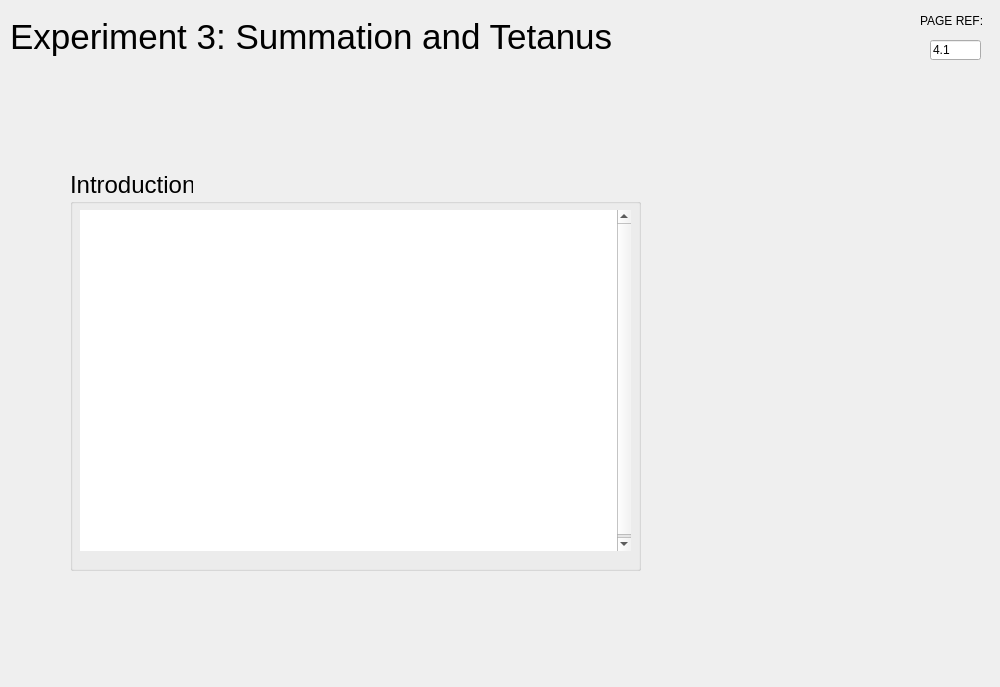
<?xml version="1.0" encoding="UTF-8"?>
<ui version="4.0">
 <class>MainWindow</class>
 <widget class="QMainWindow" name="MainWindow">
  <property name="geometry">
   <rect>
    <x>0</x>
    <y>0</y>
    <width>1000</width>
    <height>687</height>
   </rect>
  </property>
  <property name="windowTitle">
   <string>MainWindow</string>
  </property>
  <widget class="QWidget" name="centralwidget">
   <widget class="QLabel" name="label">
    <property name="geometry">
     <rect>
      <x>670</x>
      <y>190</y>
      <width>311</width>
      <height>371</height>
     </rect>
    </property>
    <property name="text">
     <string/>
    </property>
    <property name="pixmap">
     <pixmap>../img/exp3/IM1exp3.png</pixmap>
    </property>
    <property name="scaledContents">
     <bool>true</bool>
    </property>
   </widget>
   <widget class="QPushButton" name="pushButtonBack">
    <property name="geometry">
     <rect>
      <x>13</x>
      <y>723</y>
      <width>75</width>
      <height>23</height>
     </rect>
    </property>
    <property name="sizePolicy">
     <sizepolicy hsizetype="Maximum" vsizetype="Fixed">
      <horstretch>0</horstretch>
      <verstretch>0</verstretch>
     </sizepolicy>
    </property>
    <property name="text">
     <string>BACK</string>
    </property>
   </widget>
   <widget class="QPushButton" name="pushButtonNext">
    <property name="geometry">
     <rect>
      <x>94</x>
      <y>723</y>
      <width>75</width>
      <height>23</height>
     </rect>
    </property>
    <property name="sizePolicy">
     <sizepolicy hsizetype="Maximum" vsizetype="Fixed">
      <horstretch>0</horstretch>
      <verstretch>0</verstretch>
     </sizepolicy>
    </property>
    <property name="text">
     <string>NEXT</string>
    </property>
   </widget>
   <widget class="QPushButton" name="pushButtonMenu">
    <property name="enabled">
     <bool>true</bool>
    </property>
    <property name="geometry">
     <rect>
      <x>917</x>
      <y>723</y>
      <width>75</width>
      <height>23</height>
     </rect>
    </property>
    <property name="sizePolicy">
     <sizepolicy hsizetype="Maximum" vsizetype="Fixed">
      <horstretch>0</horstretch>
      <verstretch>0</verstretch>
     </sizepolicy>
    </property>
    <property name="minimumSize">
     <size>
      <width>50</width>
      <height>20</height>
     </size>
    </property>
    <property name="text">
     <string>MENU</string>
    </property>
   </widget>
   <widget class="QProgressBar" name="progressBar">
    <property name="geometry">
     <rect>
      <x>175</x>
      <y>724</y>
      <width>649</width>
      <height>21</height>
     </rect>
    </property>
    <property name="sizePolicy">
     <sizepolicy hsizetype="Minimum" vsizetype="Fixed">
      <horstretch>0</horstretch>
      <verstretch>0</verstretch>
     </sizepolicy>
    </property>
    <property name="value">
     <number>1</number>
    </property>
    <property name="textVisible">
     <bool>false</bool>
    </property>
   </widget>
   <widget class="QLabel" name="labelPage">
    <property name="geometry">
     <rect>
      <x>830</x>
      <y>720</y>
      <width>81</width>
      <height>20</height>
     </rect>
    </property>
    <property name="sizePolicy">
     <sizepolicy hsizetype="Maximum" vsizetype="Preferred">
      <horstretch>0</horstretch>
      <verstretch>0</verstretch>
     </sizepolicy>
    </property>
    <property name="font">
     <font>
      <pointsize>11</pointsize>
      <weight>75</weight>
      <bold>true</bold>
     </font>
    </property>
    <property name="styleSheet">
     <string notr="true">color: rgb(255, 255, 255);</string>
    </property>
    <property name="text">
     <string>PAGE 1 / 5</string>
    </property>
   </widget>
   <widget class="QLineEdit" name="lineEdit">
    <property name="geometry">
     <rect>
      <x>930</x>
      <y>40</y>
      <width>51</width>
      <height>20</height>
     </rect>
    </property>
    <property name="sizePolicy">
     <sizepolicy hsizetype="Ignored" vsizetype="Fixed">
      <horstretch>0</horstretch>
      <verstretch>0</verstretch>
     </sizepolicy>
    </property>
    <property name="text">
     <string>4.1</string>
    </property>
    <property name="readOnly">
     <bool>true</bool>
    </property>
   </widget>
   <widget class="QLabel" name="labelPageRef">
    <property name="geometry">
     <rect>
      <x>920</x>
      <y>10</y>
      <width>71</width>
      <height>21</height>
     </rect>
    </property>
    <property name="sizePolicy">
     <sizepolicy hsizetype="Maximum" vsizetype="Preferred">
      <horstretch>0</horstretch>
      <verstretch>0</verstretch>
     </sizepolicy>
    </property>
    <property name="text">
     <string>PAGE REF:</string>
    </property>
   </widget>
   <widget class="QLabel" name="labelCurrentWindow">
    <property name="geometry">
     <rect>
      <x>10</x>
      <y>0</y>
      <width>781</width>
      <height>74</height>
     </rect>
    </property>
    <property name="font">
     <font>
      <pointsize>26</pointsize>
     </font>
    </property>
    <property name="text">
     <string>Experiment 3: Summation and Tetanus</string>
    </property>
   </widget>
   <widget class="QGroupBox" name="groupBox_2">
    <property name="geometry">
     <rect>
      <x>70</x>
      <y>170</y>
      <width>571</width>
      <height>401</height>
     </rect>
    </property>
    <property name="font">
     <font>
      <pointsize>18</pointsize>
     </font>
    </property>
    <property name="title">
     <string>Introduction</string>
    </property>
    <widget class="QTextEdit" name="textEdit">
     <property name="geometry">
      <rect>
       <x>10</x>
       <y>40</y>
       <width>551</width>
       <height>341</height>
      </rect>
     </property>
     <property name="font">
      <font>
       <pointsize>21</pointsize>
      </font>
     </property>
     <property name="frameShape">
      <enum>QFrame::NoFrame</enum>
     </property>
     <property name="html">
      <string>&lt;!DOCTYPE HTML PUBLIC &quot;-//W3C//DTD HTML 4.0//EN&quot; &quot;http://www.w3.org/TR/REC-html40/strict.dtd&quot;&gt;
&lt;html&gt;&lt;head&gt;&lt;meta name=&quot;qrichtext&quot; content=&quot;1&quot; /&gt;&lt;style type=&quot;text/css&quot;&gt;
p, li { white-space: pre-wrap; }
&lt;/style&gt;&lt;/head&gt;&lt;body style=&quot; font-family:'.AppleSystemUIFont'; font-size:21pt; font-weight:400; font-style:normal;&quot;&gt;
&lt;p align=&quot;justify&quot; style=&quot; margin-top:0px; margin-bottom:0px; margin-left:0px; margin-right:0px; -qt-block-indent:0; text-indent:0px; line-height:120%;&quot;&gt;&lt;a name=&quot;docs-internal-guid-ebcadf64-7fff-3af5-6f96-a8f26ebc45d5&quot;&gt;&lt;/a&gt;&lt;span style=&quot; font-family:'Times New Roman'; font-size:18pt; color:#ffffff; background-color:transparent;&quot;&gt;U&lt;/span&gt;&lt;span style=&quot; font-family:'Times New Roman'; font-size:18pt; color:#ffffff; background-color:transparent;&quot;&gt;p to now, you have stimulated the sciatic nerve with single shocks.&lt;/span&gt;&lt;/p&gt;
&lt;p align=&quot;justify&quot; style=&quot; margin-top:0px; margin-bottom:0px; margin-left:0px; margin-right:0px; -qt-block-indent:0; text-indent:0px; line-height:120%;&quot;&gt;&lt;span style=&quot; font-family:'Times New Roman'; font-size:18pt; color:#ffffff; background-color:transparent;&quot;&gt;In this experiment you will investigate the effects of repetitive stimulation on muscle contraction. &lt;/span&gt;&lt;/p&gt;
&lt;p align=&quot;justify&quot; style=&quot; margin-top:0px; margin-bottom:0px; margin-left:0px; margin-right:0px; -qt-block-indent:0; text-indent:0px; line-height:120%;&quot;&gt;&lt;span style=&quot; font-family:'Times New Roman'; font-size:18pt; color:#ffffff; background-color:transparent;&quot;&gt;The experiment on the next page allows you to give shocks for 2 seconds, and observe the resulting contraction. You can set the frequency to any value between 1 and 50 stimuli per second. Each stimulus will be supramaximal, of 4 Volts, and 0.5 msec duration.&lt;/span&gt;&lt;/p&gt;&lt;/body&gt;&lt;/html&gt;</string>
     </property>
    </widget>
   </widget>
  </widget>
 </widget>
 <resources>
  <include location="../resources.qrc"/>
 </resources>
 <connections/>
</ui>
